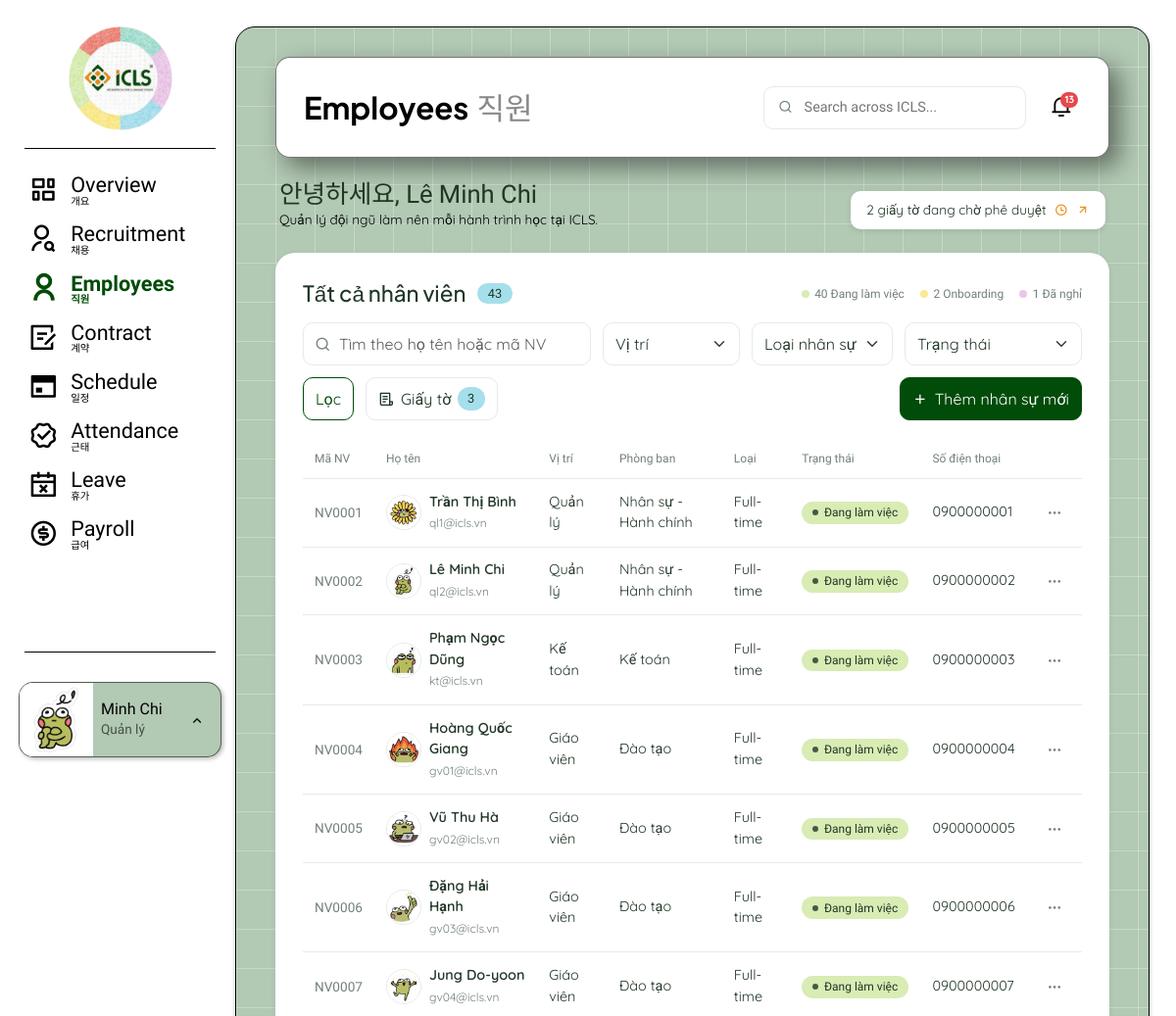
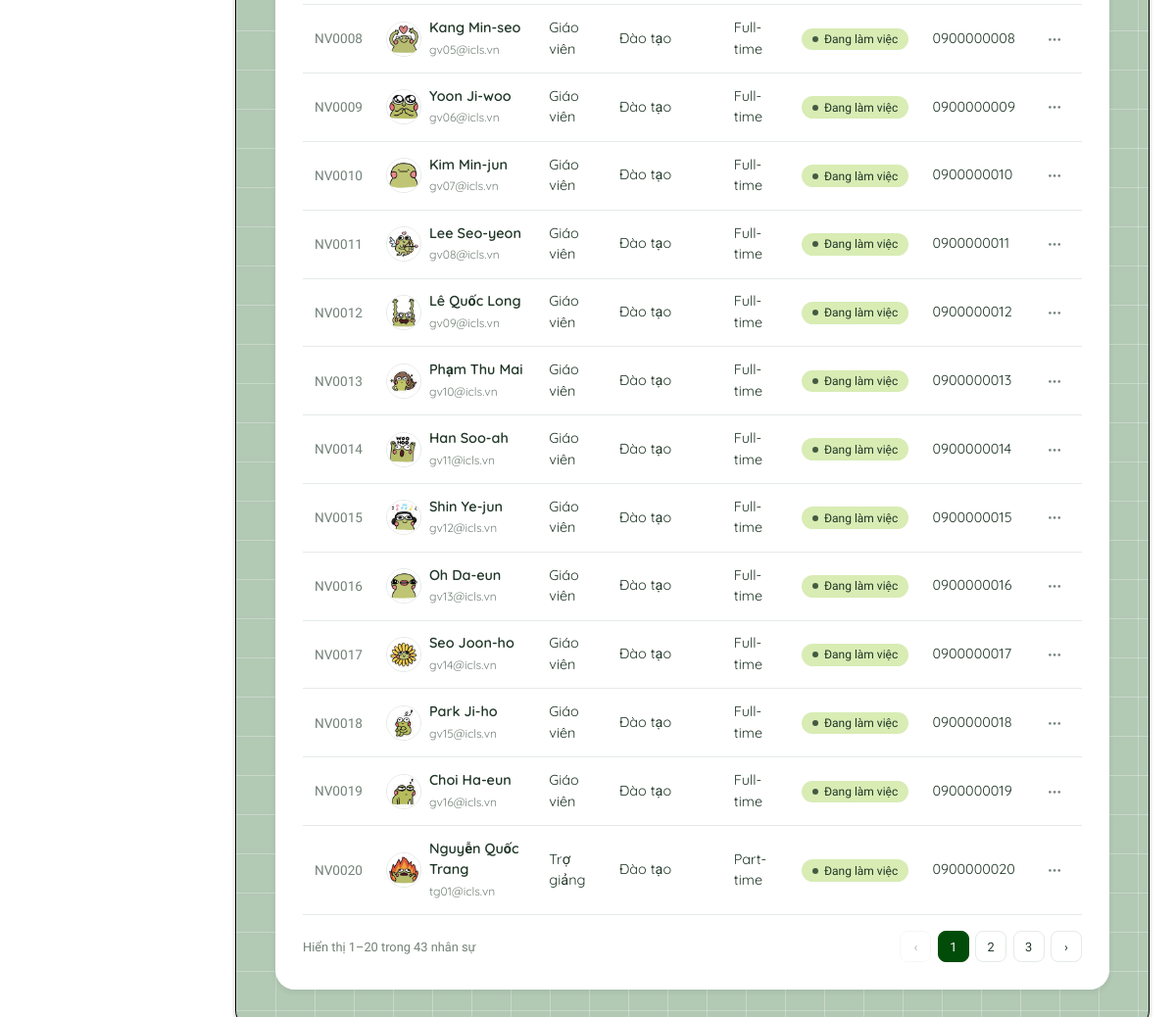
The app's page /nhan-su/ (signed in), older data (2 pictures, top to bottom).
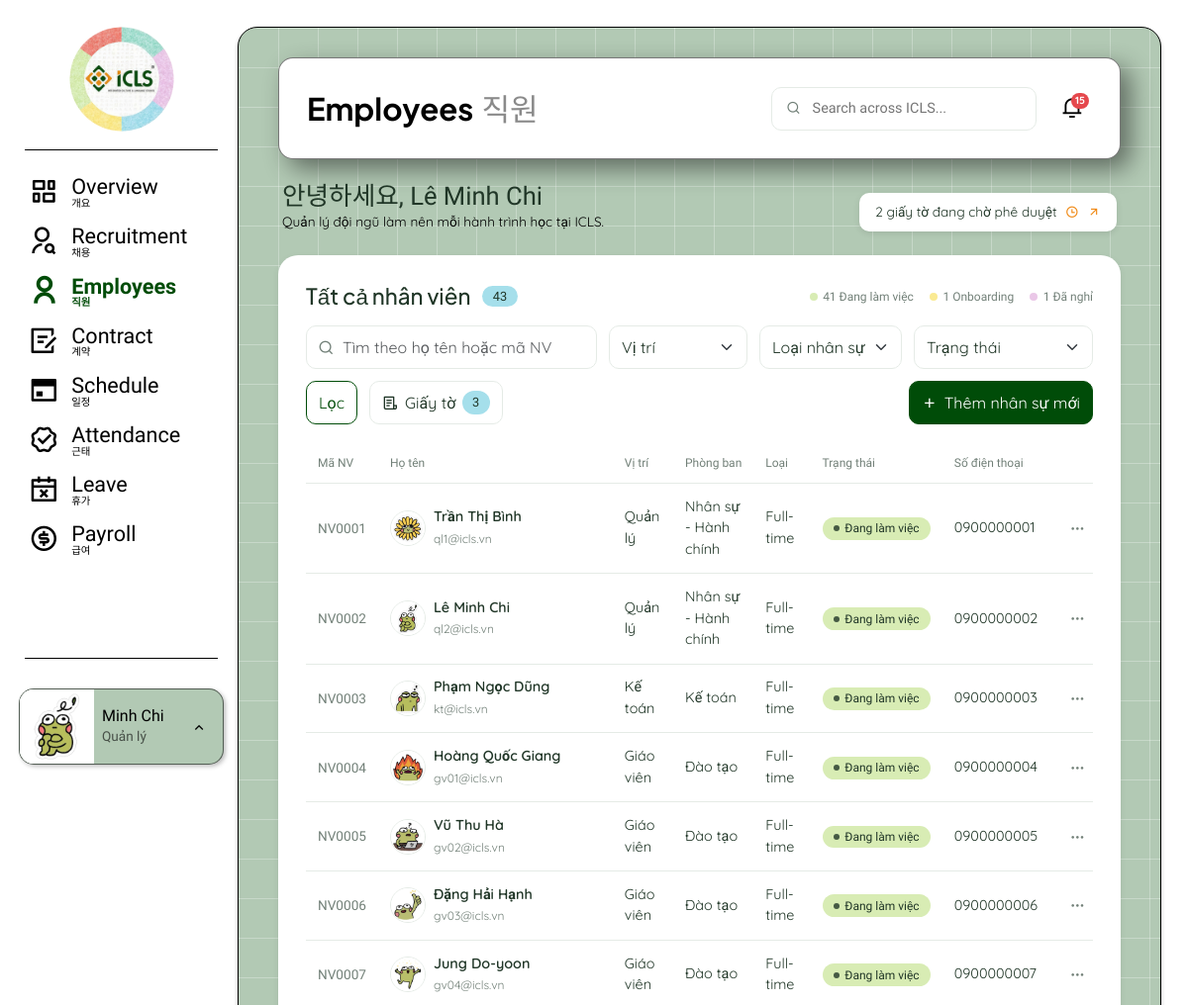
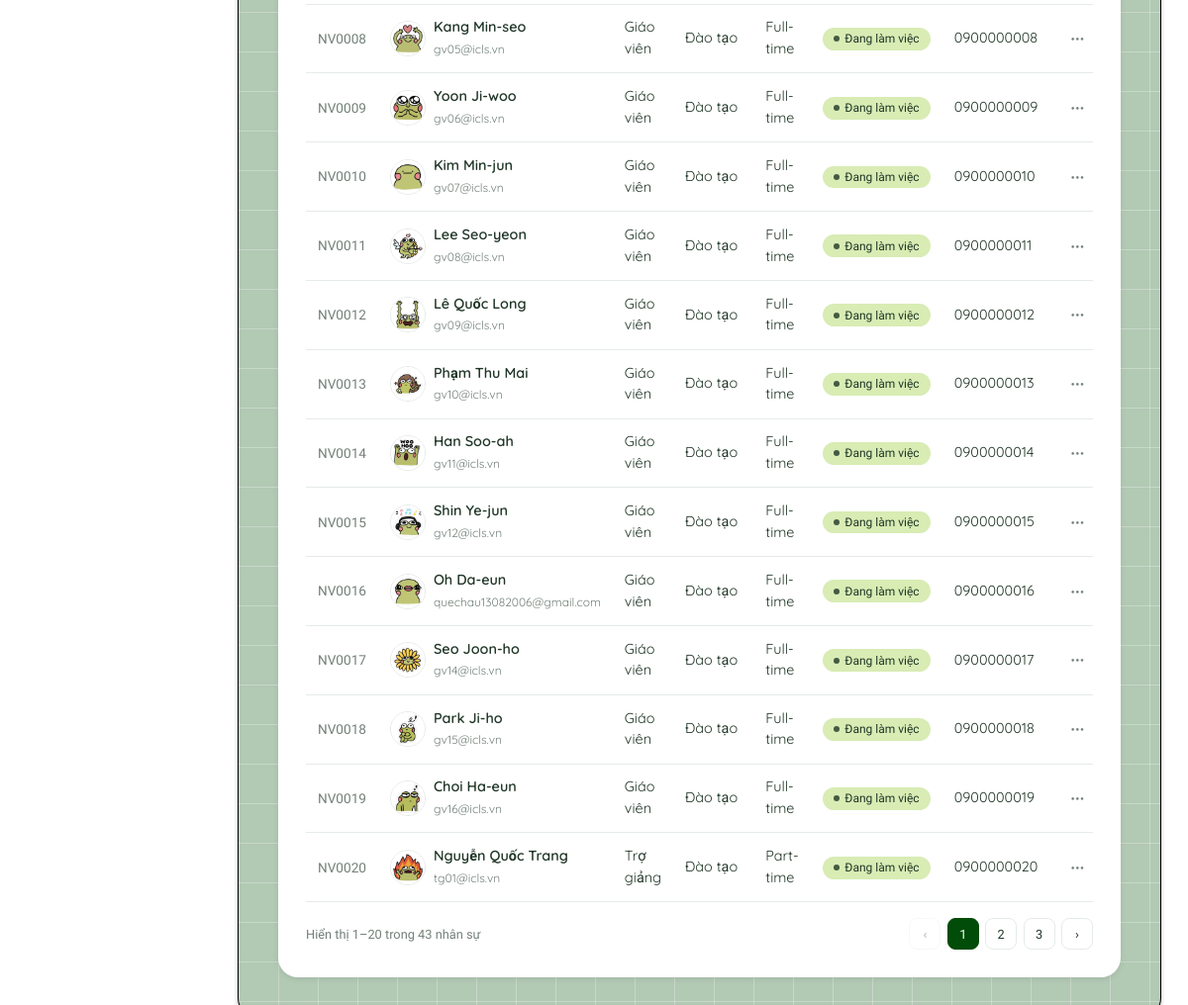
The same page, newer data (2 pictures, top to bottom).
### employees/models.py (models this page shows, shortened)
class Employee(models.Model):
    user = models.OneToOneField(settings.AUTH_USER_MODEL, on_delete=models.PROTECT, related_name='employee')
    candidate = models.OneToOneField('recruitment.Candidate', on_delete=models.SET_NULL, null=True, blank=True,
                                     related_name='employee')
    full_name = models.CharField(max_length=150)
    phone = models.CharField(max_length=20)
    gender = models.CharField(max_length=10, choices=Gender.choices, blank=True)
    date_of_birth = models.DateField(null=True, blank=True)
    id_card_number = models.CharField(max_length=20, unique=True, null=True, blank=True)
    address = models.TextField(blank=True)
    nationality = models.CharField(max_length=30, default='Việt Nam')
    department = models.CharField(max_length=30, choices=Department.choices)
    position = models.CharField(max_length=30, choices=Position.choices)
    employment_type = models.CharField(max_length=20, choices=EmploymentType.choices)
    work_shift = models.CharField(max_length=20, choices=WorkShift.choices, blank=True)
    bank_account = models.CharField(max_length=100, blank=True)
    status = models.CharField(max_length=20, choices=EmployeeStatus.choices, default=EmployeeStatus.ONBOARDING)
    join_date = models.DateField()
    created_at = models.DateTimeField(auto_now_add=True)
    updated_at = models.DateTimeField(auto_now=True)
    class Meta:
        db_table = 'employees'
    @property
    def code(self):
        return f'NV{self.id:04d}'

### accounts/models.py (models this page shows, shortened)
class User(AbstractUser):
    username = None
    first_name = None
    last_name = None
    email = models.EmailField(max_length=255, unique=True)
    full_name = models.CharField(max_length=150, blank=True)
    phone = models.CharField(max_length=20, blank=True)
    role = models.CharField(max_length=20, choices=UserRole.choices, default=UserRole.EMPLOYEE)
    avatar = models.FileField(upload_to='avatars/', blank=True)
    updated_at = models.DateTimeField(auto_now=True)
    USERNAME_FIELD = 'email'
    REQUIRED_FIELDS = []
    objects = UserManager()
    class Meta:
        db_table = 'users'

### employees/views.py (the view)
# urls.py: path('', views.danh_sach, name='contract_list'),                          # UC 3.1 (QL, KT: tất cả; NV: của mình)
@role_required()
def danh_sach(request):
    bo_loc = BoLocNhanSuForm(request.GET or None)
    tham_so = bo_loc.cleaned_data if bo_loc.is_valid() else {}
    ds = services.danh_sach_nhan_su(request.user, tham_so.get('q', ''), tham_so.get('vi_tri', ''),
                                    tham_so.get('loai_hinh', ''), tham_so.get('trang_thai', ''))
    trang = Paginator(ds, settings.SO_DONG_MOI_TRANG).get_page(request.GET.get('page'))
    xem_day_du = request.user.role in (GD, QL)
    boi_canh = {'trang': trang, 'bo_loc': bo_loc, 'xem_day_du': xem_day_du,
                'khong_tim_thay': thong_bao.KHONG_TIM_THAY_NHAN_SU}
    if xem_day_du:
        boi_canh['dem'] = services.dem_nhan_su_theo_trang_thai()
        boi_canh['so_cho_duyet'] = services.giay_to_cho_duyet(request.user).count()
    if request.user.role == QL:
        boi_canh['so_canh_bao'] = len(services.danh_sach_canh_bao())
    return render(request, 'employees/danh_sach.html', boi_canh)

### employees/forms.py
class BoLocNhanSuForm(BootstrapForm):
    q = forms.CharField(required=False, label='Tìm kiếm',
                        widget=forms.TextInput(attrs={'placeholder': 'Tìm theo họ tên hoặc mã NV'}))
    vi_tri = forms.ChoiceField(required=False, label='Vị trí', choices=[('', 'Vị trí')] + list(Position.choices))
    loai_hinh = forms.ChoiceField(required=False, label='Loại nhân sự', choices=[('', 'Loại nhân sự')] + list(EmploymentType.choices))
    trang_thai = forms.ChoiceField(required=False, label='Trạng thái',
                                   choices=[('', 'Trạng thái')] + list(Employee._meta.get_field('status').choices))

### core/context_processors.py (called while the page is built)
def thong_bao_chua_doc(request):
    if request.user.is_authenticated:
        return {'so_thong_bao_chua_doc': request.user.notifications.filter(is_read=False).count()}
    return {'so_thong_bao_chua_doc': 0}

### core/forms.py (called while the page is built)
    def full_clean(self):
        super().full_clean()
        for ten in self.errors:
            if ten in self.fields:
                self.fields[ten].widget.attrs['class'] += ' is-invalid'

### templates/employees/danh_sach.html (shortened to what this page needs)
{% extends 'base.html' %}
{% load icls_filters %}
{% block page_title %}Employees{% endblock %}
{% block page_title_ko %}직원{% endblock %}
{% block pre_card %}
<div class="page-greeting">
  <div>
    <p class="hello"><span class="font-itim">안녕하세요,</span> {{ user.full_name|default:user.email }}</p>
    <p class="sub">Quản lý đội ngũ làm nên mỗi hành trình học tại ICLS.</p>
  </div>
  {% if xem_day_du and so_cho_duyet is not None %}
  <a class="pill-link" href="{% url 'employees:documents' %}">
    <span>{{ so_cho_duyet }} giấy tờ đang chờ phê duyệt</span><i class="ri-time-line"></i><i class="ri-arrow-right-up-line"></i></a>
  {% endif %}
</div>
{% endblock %}
{% block content %}
<div class="card-head">
  <h2 class="title">Tất cả nhân viên <span class="count-badge">{{ trang.paginator.count }}</span></h2>
  {% if xem_day_du %}
  <div class="legend">
    <span><span class="dot" style="background:#d8ecb4"></span>{{ dem.ACTIVE }} Đang làm việc</span>
    <span><span class="dot" style="background:#faea92"></span>{{ dem.ONBOARDING }} Onboarding</span>
    <span><span class="dot" style="background:#eac7e7"></span>{{ dem.RESIGNED|add:dem.TERMINATED }} Đã nghỉ</span>
  </div>
  {% endif %}
</div>
<form method="get" class="toolbar">
  <div class="search"><i class="ri-search-line"></i>{{ bo_loc.q }}</div>
  {{ bo_loc.vi_tri }} {{ bo_loc.loai_hinh }}
  {% if xem_day_du %}{{ bo_loc.trang_thai }}{% endif %}
  <button class="btn btn-outline-icls">Lọc</button>
  {% if user.role == 'MANAGER' %}
  <a href="{% url 'employees:documents' %}" class="btn btn-ghost">
    <i class="ri-file-list-3-line"></i> Giấy tờ{% if so_canh_bao %} <span class="count-badge">{{ so_canh_bao }}</span>{% endif %}</a>
  <a href="{% url 'employees:employee_add' %}" class="btn btn-icls ms-auto"><i class="ri-add-line"></i> Thêm nhân sự mới</a>
  {% endif %}
</form>
<div class="table-wrap">
<table class="tbl">
  <thead><tr>
    <th>Mã NV</th><th>Họ tên</th><th>Vị trí</th><th>Phòng ban</th>
    {% if xem_day_du %}<th>Loại</th><th>Trạng thái</th><th>Số điện thoại</th><th></th>{% endif %}
  </tr></thead>
  <tbody>
  {% for nv in trang %}
    <tr>
      <td class="id">{{ nv.code }}</td>
      <td>
        <a class="row-link d-flex align-items-center gap-2"
           href="{% if xem_day_du %}{% url 'employees:employee_detail' nv.pk %}{% else %}{% url 'employees:employee_contact' nv.pk %}{% endif %}">
          {% avatar nv %}
          <span><span class="name d-block">{{ nv.full_name }}</span>{% if xem_day_du %}<span class="sub">{{ nv.user.email }}</span>{% endif %}</span>
        </a>
      </td>
      <td>{{ nv.get_position_display }}</td>
      <td>{{ nv.get_department_display }}</td>
      {% if xem_day_du %}
      <td>{{ nv.get_employment_type_display }}</td>
      <td>{% include 'employees/_chip_nhan_su.html' with nhan_su=nv %}</td>
      <td>{{ nv.phone }}</td>
      <td class="row-actions text-end">
        <div class="dropdown">
          <button class="btn" data-bs-toggle="dropdown" aria-label="Hành động"><i class="ri-more-fill"></i></button>
        </div>
      </td>
      {% endif %}
    </tr>
  {% empty %}
    <tr><td colspan="8" class="text-center text-muted py-4">{{ khong_tim_thay }}</td></tr>
  {% endfor %}
  </tbody>
</table>
</div>
{% include 'core/_phan_trang.html' with trang=trang don_vi='nhân sự' %}
{% endblock %}

### templates/base.html (shortened to what this page needs)
{% load static icls_filters %}
<!doctype html>
<html lang="vi">
<head>
  <link href="https://cdn.jsdelivr.net/npm/bootstrap@5.3.3/dist/css/bootstrap.min.css" rel="stylesheet">
  <link href="https://cdn.jsdelivr.net/npm/remixicon@4.3.0/fonts/remixicon.css" rel="stylesheet">
  <link href="{% static 'css/icls.css' %}?v=14" rel="stylesheet">
</head>
<body>
{% if user.is_authenticated %}
<div class="app-shell">
  <aside class="app-sidebar offcanvas-lg offcanvas-start" tabindex="-1" id="thanhTrai" aria-label="Menu chính">
    <div class="offcanvas-body d-flex flex-column p-0">
      <a href="{% url 'dashboard:dashboard' %}"><img src="{% static 'img/icls-logo.png' %}" alt="ICLS" class="sidebar-logo"></a>
      <hr class="sidebar-divider">
      <ul class="sidebar-nav">
        {% for muc in menu_chinh %}
        <li>
          <a class="sidebar-link {% if muc.dang_chon %}active{% endif %} {% if not muc.url %}disabled{% endif %}"
             href="{{ muc.url|default:'#' }}" {% if not muc.url %}aria-disabled="true" tabindex="-1" title="Sắp có"{% endif %}>
            <i class="{{ muc.icon }}"></i>
            <span><span class="ten-anh">{{ muc.ten_anh }}</span><span class="ten-han">{{ muc.ten_han }}</span></span>
          </a>
        </li>
        {% endfor %}
      </ul>
      <hr class="sidebar-divider">
      <div class="profile-wrap">
        <div class="profile-card dropup">
          {% if user.avatar %}
          <img class="profile-avatar" src="{% url 'core:tai_file' user.avatar.name %}" alt="">
          {% else %}
          <span class="profile-avatar">{{ user.email|slice:":1"|upper }}</span>
          {% endif %}
          <div class="overflow-hidden">
            <div class="profile-name" title="{{ user.full_name }}">{% if user.full_name %}{{ user.full_name|ten_goi }}{% else %}{{ user.email }}{% endif %}</div>
            <div class="profile-role">{{ user.get_role_display }}</div>
          </div>
          <button type="button" class="profile-trigger" data-bs-toggle="dropdown" data-bs-reference="parent" aria-label="Menu tài khoản">
            <i class="ri-arrow-up-s-line"></i>
          </button>
        </div>
      </div>
    </div>
  </aside>
  <main class="app-main">
    <div class="app-panel">
      <header class="app-navbar">
        <h1 class="app-title">{% block page_title %}ICLS{% endblock %}<span class="ko">{% block page_title_ko %}{% endblock %}</span></h1>
        <div class="global-tools">
          <label class="search-field"><i class="ri-search-line"></i><input type="search" placeholder="Search across ICLS..." disabled></label>
          <a class="bell" href="{% url 'core:notifications' %}" aria-label="Thông báo">
            <i class="ri-notification-3-line"></i>
            {% if so_thong_bao_chua_doc %}<span class="dot">{{ so_thong_bao_chua_doc }}</span>{% endif %}
          </a>
        </div>
      </header>
      {% block panel %}
      {% block pre_card %}{% endblock %}
      <section class="app-card">
        {% block content %}{% endblock %}
      </section>
      {% endblock %}
    </div>
  </main>
</div>
{% endif %}
</body>
</html>

### templates/core/_avatar.html
{% load icls_filters %}{% if anh %}<img class="avatar-initials avatar-anh {{ co }}" src="{% url 'core:tai_file' anh %}" alt="" title="{{ nv.full_name }}" loading="lazy">{% else %}<span class="avatar-initials {{ co }} {{ nv.pk|default:0|mau_avatar }}" title="{{ nv.full_name }}">{{ chu }}</span>{% endif %}

### templates/employees/_chip_nhan_su.html
<span class="chip {{ nhan_su.status|lower }}">{{ nhan_su.get_status_display }}</span>

Row changes from the older to the newer data that the page shows:
changed through a linked row, Employee "Oh Da-eun": user.email "gv13@icls.vn" → "quechau13082006@gmail.com"
Text that changed along with them:
{{ so_thong_bao_chua_doc }}: "13" → "15"
{{ dem.ACTIVE }}: "40" → "41"
{{ dem.ONBOARDING }}: "2" → "1"
